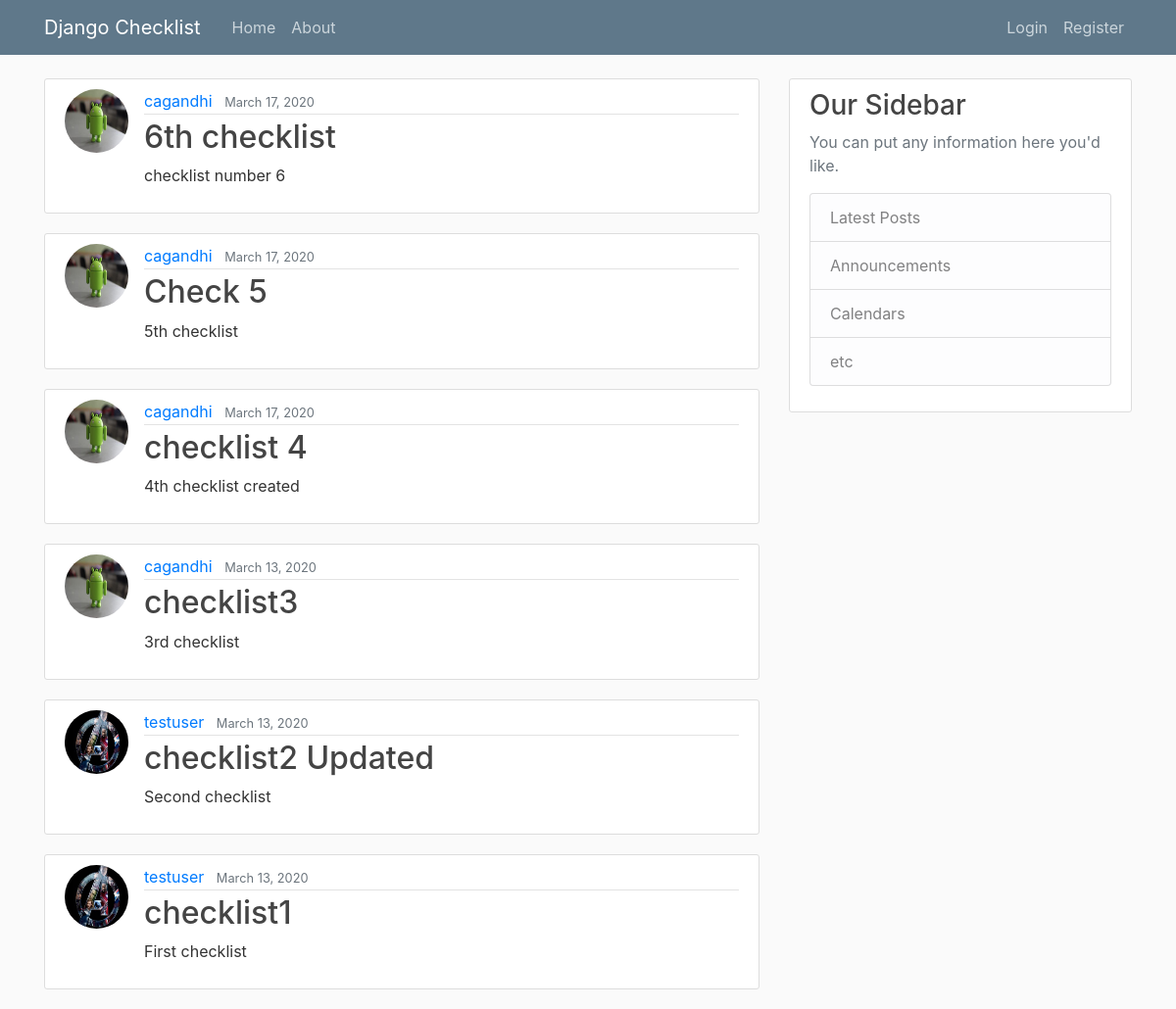
Before: / with the older database file.
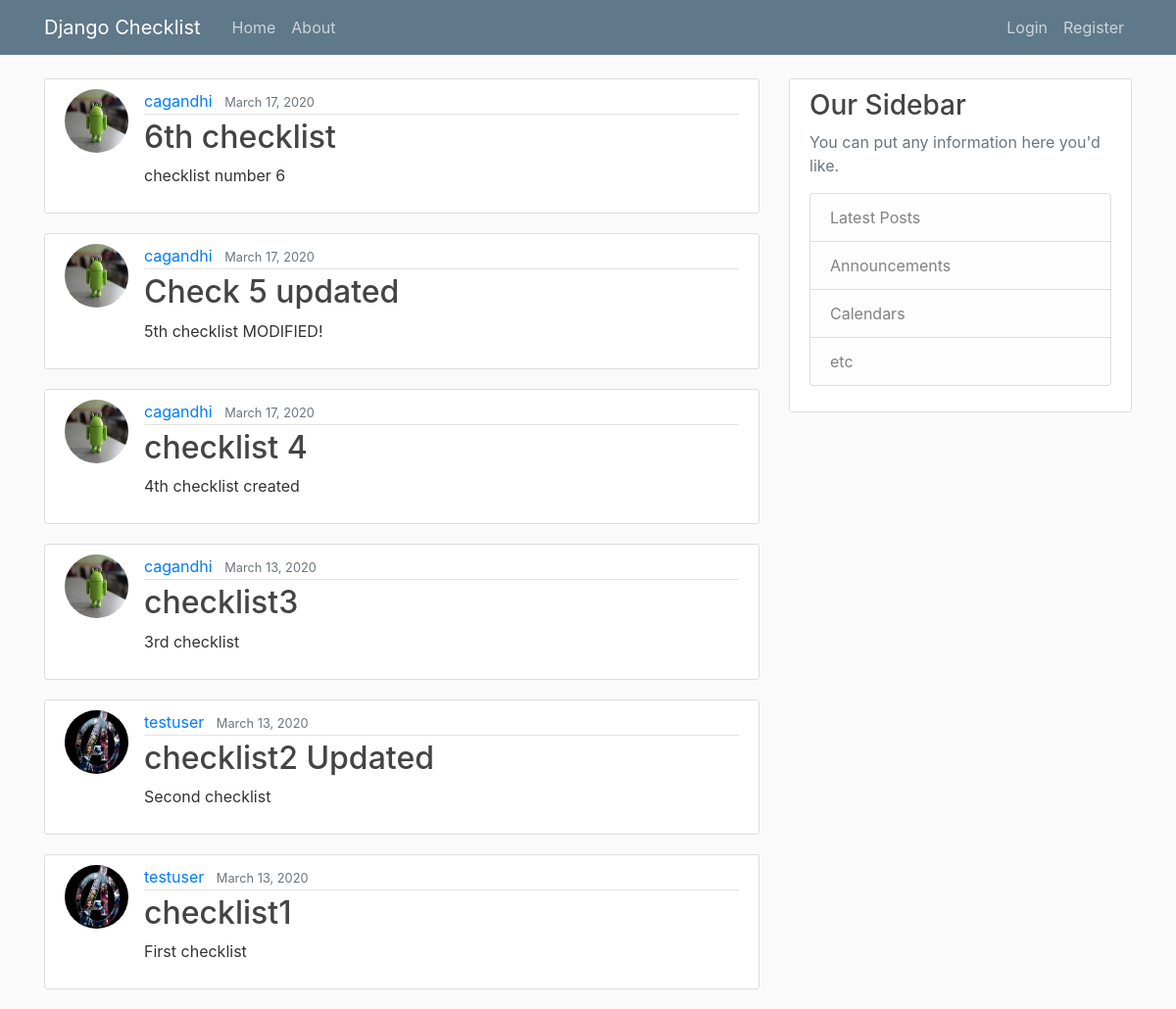
After: the same page with the newer database file.
### checklist/models.py (models this page shows, shortened)
class Checklist(models.Model):
	title = models.CharField(max_length=100)
	content = models.TextField()
	date_posted = models.DateTimeField(default=timezone.now)
	author = models.ForeignKey(User, on_delete = models.CASCADE)
	visibility = models.IntegerField(default=0)

### users/models.py (models this page shows, shortened)
class Profile(models.Model):
	user = models.OneToOneField(User, on_delete = models.CASCADE)
	image = models.ImageField(default='default.jpg', upload_to='profile_pics')

### checklist/views.py (the view)
# urls.py: path('', ChecklistListView.as_view(), name='checklist-home'), #path('', views.home, name='checklist-home'),
class ChecklistListView(ListView):
	model = Checklist
	template_name = 'checklist/home.html' # <app_name>/<model>_<viewtype>.html
	context_object_name = 'checklists_var'
	ordering = ['-date_posted']

### checklist/templates/checklist/home.html
{% extends "checklist/base.html" %}
{% block content %}
	{% for checklist in checklists_var %}
		<article class="media content-section">
			<img class="rounded-circle article-img" src="{{ checklist.author.profile.image.url }}">
		  <div class="media-body">
		    <div class="article-metadata">
		      <a class="mr-2" href="#">{{ checklist.author }}</a>
		      <small class="text-muted">{{ checklist.date_posted|date:'F d, Y' }}</small>
		    </div>
		    <h2><a class="article-title" href="{% url 'checklist-detail' checklist.id %}">{{ checklist.title }}</a></h2>
		    <p class="article-content">{{ checklist.content }}</p>
		  </div>
		</article>
	{% endfor %}
{% endblock %}

Changed rows visible on the page:
changed Checklist: title "Check 5" → "Check 5 updated"; content "5th checklist" → "5th checklist MODIFIED!"
